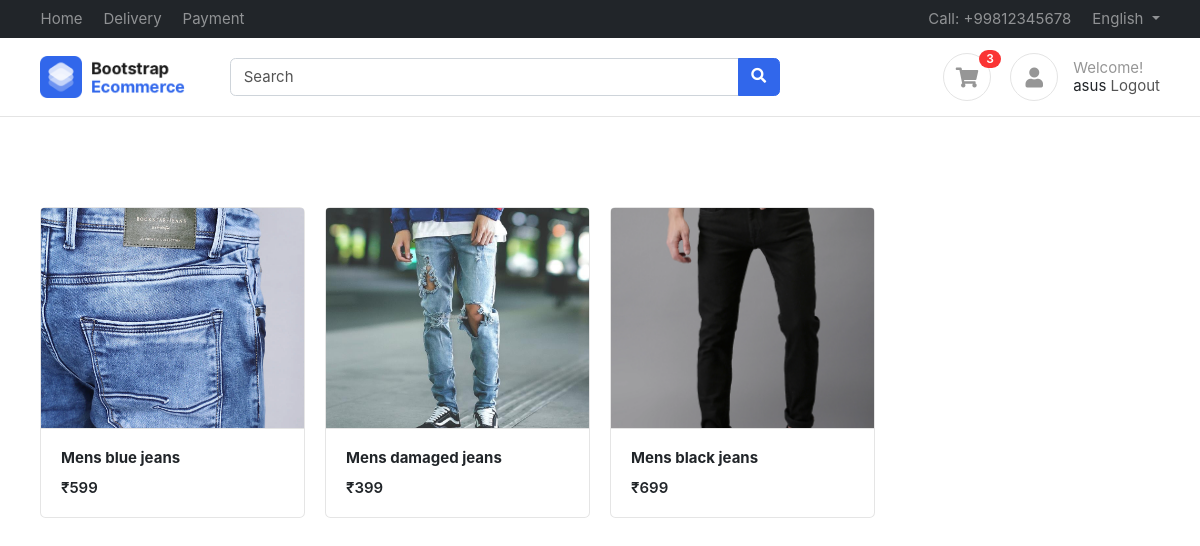
Page / (signed in) on the committed database.
### accounts/models.py (models this page shows)
class Profile(BaseModel):
    user = models.OneToOneField(User, on_delete=models.CASCADE, related_name="profile")
    is_email_verified = models.BooleanField()
    email_token = models.CharField(max_length=100)
    profile_img = models.ImageField(upload_to='profile')
    def get_cart_count(self):
        return CartItems.objects.filter(cart__user = self.user, cart__is_paid = False).count()

### Products/models.py (models this page shows, shortened)
class Products(BaseModel):
    product_name = models.CharField(max_length=100)
    slug = models.SlugField(unique=True, null=True, blank=True)
    category = models.ForeignKey(Category, on_delete=models.CASCADE, related_name="products")
    price = models.IntegerField()
    product_description = models.TextField()
    color_varient = models.ManyToManyField(ColorVarient)
    size_varient = models.ManyToManyField(SizeVarient)

class ProductImage(BaseModel):
    products = models.ForeignKey(Products, on_delete=models.CASCADE, related_name="product_images")
    image = models.ImageField(upload_to="products")

### home/views.py (the view)
# urls.py: path('', home_view, name='home'),
def home_view(request):
    context = {
        'products' : Products.objects.all()
    }
    return render(request, 'home/home.html', context)

### templates/home/home.html
{% extends 'base/base.html' %}
{% block content %}
<div class="container mt-5 pt-5">
    <div class="row">
        {% for product in products %}
        <div class="col-md-3">
            <figure class="card card-product-grid">
                <div class="img-wrap"> <a href="{% url 'product_detail' product.slug %}"><img src="/media/{{product.product_images.first.image}}" style="width: 100%;"> </a></div>
                <figcaption class="info-wrap border-top">
                    <a href="{% url 'product_detail' product.slug %}" class="title"><b>{{product.product_name}}</b></a>
                    <div class="price mt-2">₹{{product.price}}</div>
                </figcaption>
            </figure>
        </div>
        {% endfor %}
    </div>
    </div>
{% endblock %}

### templates/base/base.html (shortened to what this page needs)
<!DOCTYPE HTML>
<html lang="en">
<head>
<link href="https://cdn.jsdelivr.net/npm/bootstrap@5.3.0/dist/css/bootstrap.min.css" rel="stylesheet">
<link href="/media/css/bootstrap.css" rel="stylesheet" type="text/css"/>
<link href="/media/fonts/fontawesome/css/all.min.css" type="text/css" rel="stylesheet">
<link href="/media/css/ui.css" rel="stylesheet" type="text/css"/>
<link href="/media/css/responsive.css" rel="stylesheet" />
</head>
<body>
	<header class="section-header">
		<nav class="navbar navbar-dark navbar-expand p-0 bg-dark">
		<div class="container">
			<ul class="navbar-nav d-none d-md-flex mr-auto">
				<li class="nav-item"><a class="nav-link" href="{% url 'home' %}">Home</a></li>
				<li class="nav-item"><a class="nav-link" href="#">Delivery</a></li>
				<li class="nav-item"><a class="nav-link" href="#">Payment</a></li>
			</ul>
			<ul class="navbar-nav">
				<li class="nav-item"><a href="#" class="nav-link"> Call: +99812345678 </a></li>
				<li class="nav-item dropdown">
					 <a href="#" class="nav-link dropdown-toggle" data-toggle="dropdown"> English </a>
				</li>
			</ul>
		  </div>
		</nav>
		<section class="header-main border-bottom">
			<div class="container">
		<div class="row align-items-center">
			<div class="col-lg-2 col-4">
				<div class="brand-wrap">
					<img class="logo" src="/media/images/logo.png">
				</div>
			</div>
			<div class="col-lg-6 col-sm-12">
				<form action="#" class="search">
					<div class="input-group w-100">
						<input type="text" class="form-control" placeholder="Search">
						<div class="input-group-append">
						  <button class="btn btn-primary" type="submit">
							<i class="fa fa-search"></i>
						  </button>
						</div>
					</div>
				</form>
			</div>
			<div class="col-lg-4 col-sm-6 col-8">
				<div class="widgets-wrap float-md-right">
					<div class="widget-header  mr-3">
						<a href="{% url 'cart' %}" class="icon icon-sm rounded-circle border"><i class="fa fa-shopping-cart"></i></a>
						<span class="badge badge-pill badge-danger notify">{{request.user.profile.get_cart_count}}</span>
					</div>
					<div class="widget-header icontext">
						<a href="#" class="icon icon-sm rounded-circle border"><i class="fa fa-user"></i></a>
						<div class="text">
							<span class="text-muted">Welcome!</span>
							{% if not request.user.is_authenticated %}
							<div>
								<a href="{% url 'login' %}">Sign in</a> |
								<a href="{% url 'register' %}"> Register</a>
							</div>
							{% else %}
							<div>
								{{request.user.username}}
								<a href="{% url 'logout' %}">Logout</a>
							</div>
							{% endif %}
						</div>
					</div>
				</div>
			</div>
		</div>
			</div>
		</section>
		</header>
		{% block content %}
		{% endblock %}
</body>
</html>

### public/static/css/ui.css (style rules this page uses)
html { font-family: 'Inter', sans-serif; font-size: 15px; }
.img-wrap { text-align: center; display: block; }
.img-wrap img { max-width: 100%; }
.icon-xs, .icon-sm, .icon-md, .icon-lg { display: inline-block; text-align: center; flex-shrink: 0; flex-grow: 0; }
.icon-sm { width: 48px; height: 48px; line-height: 48px; font-size: 20px; }
figure { margin-bottom: 0; }
.card .title { color: #212529; }
.header-main { position: relative; padding-top: 1rem; padding-bottom: 1rem; }
.brand-wrap .logo, .navbar-brand .logo { margin-right: 7px; max-height: 42px; display: inline-block; }
.widget-header { display: inline-block; vertical-align: middle; position: relative; }
.widget-header a { color: #545454; }
.widget-header i { color: #969696; }
.widget-header .notify { position: absolute; top: -3px; right: -10px; }
[class*='card-product'] a.title { color: #212529; display: block; }
[class*='card-product'] .img-wrap { overflow: hidden; position: relative; }
[class*='card-product'] .img-wrap img { height: 100%; max-width: 100%; width: auto; display: inline-block; object-fit: cover; }
.card-product-grid { margin-bottom: 20px; }
.card-product-grid .img-wrap { border-radius: 0.2rem 0.2rem 0 0; height: 220px; }
.card-product-grid .info-wrap { overflow: hidden; padding: 18px 20px; }
.card .img-wrap { overflow: hidden; }
.icontext { display: inline-flex; align-items: center; vertical-align: middle; }
.icontext .text { width: 100%; line-height: 1.2; color: #212529; }
.icontext .icon { position: relative; margin-right: 15px; flex-shrink: 0; flex-grow: 0; }
.notify { position: absolute; top: -4px; right: -10px; display: inline-block; padding: .25em .6em; font-size: 12px; line-height: 1; text-align: center; border-radius: 3rem; color: #fff; background-color: #fa3434; }
.price { font-weight: 600; color: #212529; }

### rows in the picture
Products: product_images.first.image (picture), product_name "Mens blue jeans", price "599"
Products: product_images.first.image (picture), product_name "Mens damaged jeans", price "399"
Products: product_images.first.image (picture), product_name "Mens black jeans", price "699"

### other values in the picture
{{ request.user.profile.get_cart_count }} "3"
{{ request.user.username }} "asus"
